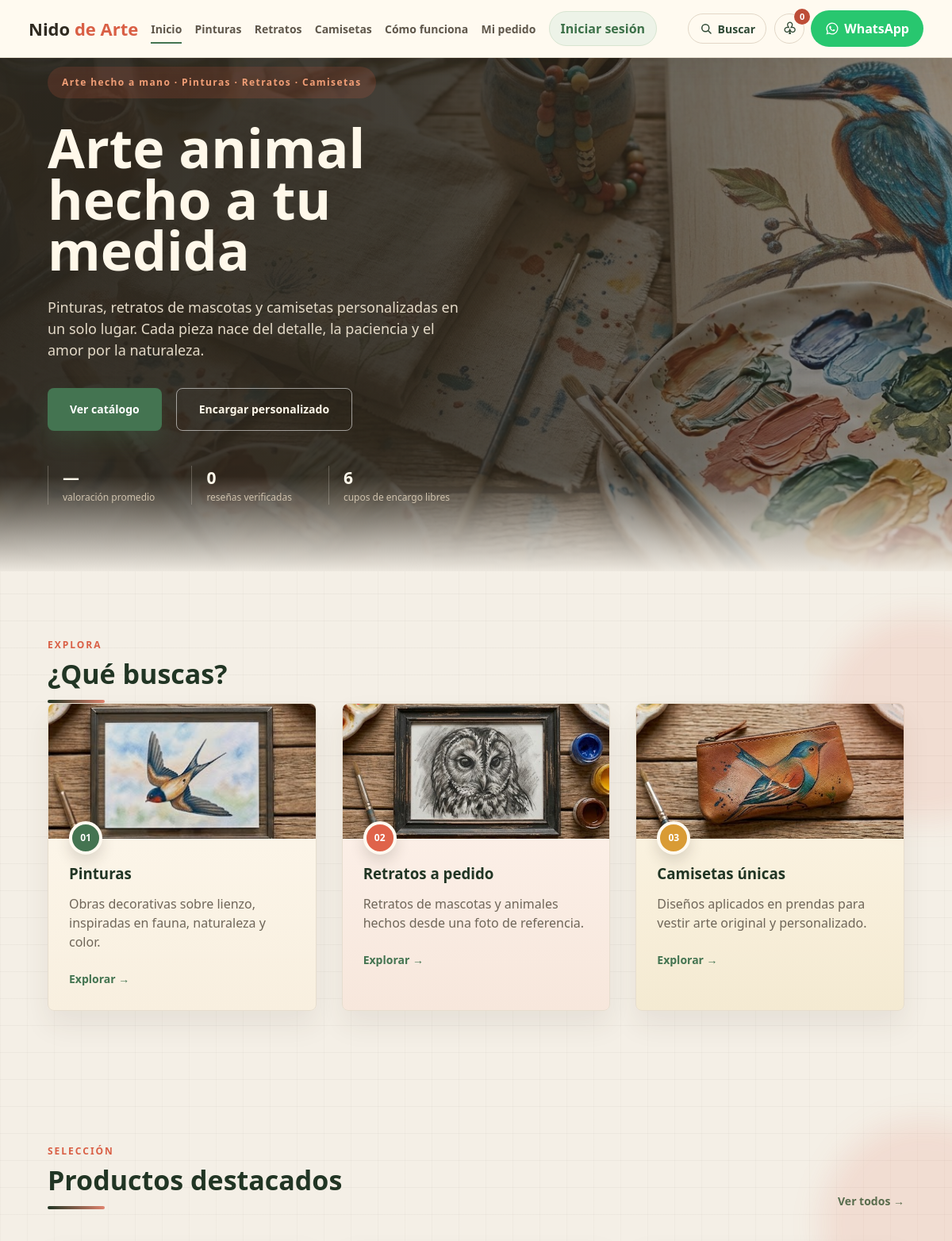
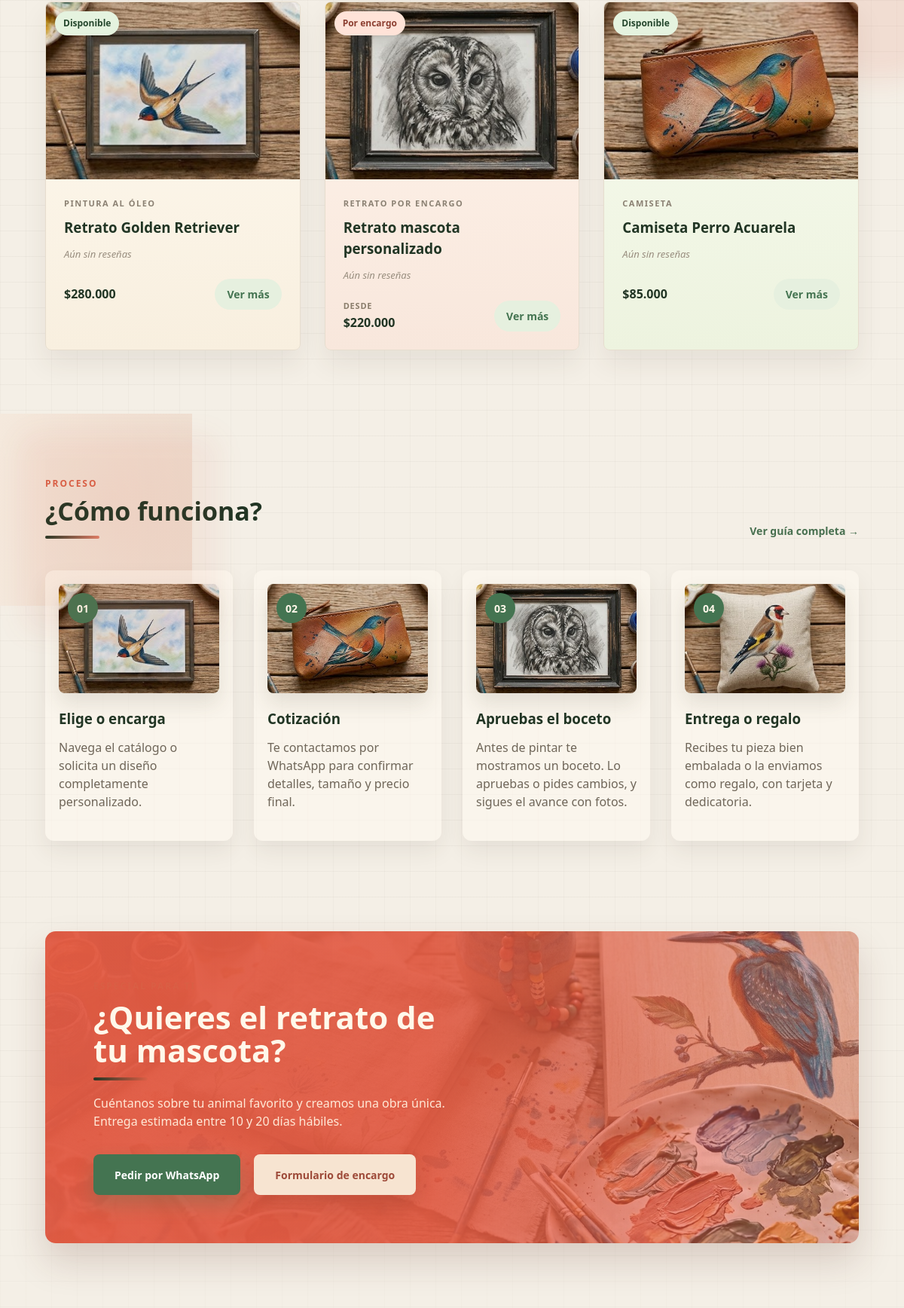
The page / (upper part) on the database its author committed (2 pictures, top to bottom).
### tables this page shows
CREATE TABLE IF NOT EXISTS configuracion (
  clave VARCHAR(50) PRIMARY KEY,
  valor VARCHAR(255) NOT NULL
);

CREATE TABLE IF NOT EXISTS productos (
  id INT AUTO_INCREMENT PRIMARY KEY,
  nombre VARCHAR(120) NOT NULL,
  categoria ENUM('pinturas','retratos','camisetas') NOT NULL,
  tipo VARCHAR(80) NOT NULL,
  descripcion TEXT NULL,
  precio DECIMAL(10,2) NOT NULL DEFAULT 0,
  imagen VARCHAR(255) NOT NULL,
  estado ENUM('disponible','encargo','agotado') NOT NULL DEFAULT 'disponible',
  destacado TINYINT(1) NOT NULL DEFAULT 0,
  activo TINYINT(1) NOT NULL DEFAULT 1,
  orden INT NOT NULL DEFAULT 0,
  fecha_creacion TIMESTAMP DEFAULT CURRENT_TIMESTAMP,
  UNIQUE KEY uq_producto_nombre (nombre)
);

### include/resenas.php (called while the page is built, shortened)
<?php
function obtenerValoracionesProductos(): array
{
    static $valoraciones = null;
    if ($valoraciones !== null) {
        return $valoraciones;
    }
    $valoraciones = [];
    try {
        $db = conectarDB();
        $stmt = $db->prepare('SELECT r.estrellas, p.productos FROM resenas r INNER JOIN pedidos p ON p.id = r.pedido_id');
        $stmt->execute();
        $resultado = $stmt->get_result();
        $sumas = [];
    } catch (Throwable $error) {
    }
    return $valoraciones;
}
function obtenerResumenResenas(): array
{
    try {
        $db = conectarDB();
        $stmt = $db->prepare('SELECT AVG(estrellas) AS promedio, COUNT(*) AS total FROM resenas');
        $stmt->execute();
        $fila = $stmt->get_result()->fetch_assoc();
        $total = (int) ($fila['total'] ?? 0);
        return ['promedio' => $total ? (float) $fila['promedio'] : null, 'total' => $total];
    } catch (Throwable $error) {
        return ['promedio' => null, 'total' => 0];
    }
}

### include/pedidos.php (called while the page is built, shortened)
<?php
function obtenerCupoEncargos(mysqli $db, bool $bloquear = false): int
{
    $stmt = $db->prepare("SELECT valor FROM configuracion WHERE clave = 'cupo_encargos'" . ($bloquear ? ' FOR UPDATE' : ''));
    $stmt->execute();
    $fila = $stmt->get_result()->fetch_assoc();
    return min(CUPO_ENCARGOS_MAXIMO, (int) $fila['valor']);
}
function estadoCupoEncargos(mysqli $db, bool $bloquear = false): array
{
    $cupo = obtenerCupoEncargos($db, $bloquear);
    $ocupados = (int) $db->query("SELECT COUNT(*) AS total FROM pedidos WHERE estado IN ('nuevo', 'en_proceso')")->fetch_assoc()['total'];
    return [
        'cupo' => $cupo,
        'ocupados' => $ocupados,
        'disponibles' => max(0, $cupo - $ocupados),
        'lleno' => $ocupados >= $cupo,
    ];
}
function estadoCupoPublico(): ?array
{
    static $consultado = false, $estado = null;
    if (!$consultado) {
        try {
            $db = conectarDB();
            $estado = estadoCupoEncargos($db);
        } catch (Throwable $error) {
            $estado = null;
        }
    }
    return $estado;
}

### include/productos.php (the view, shortened to what this page needs)
<?php
require_once __DIR__ . '/resenas.php';
function obtenerProductosDestacados(int $limite = 3): array
{
    try {
        $db = conectarDB();
        $stmt = $db->prepare('SELECT * FROM productos WHERE activo = 1 AND destacado = 1 ORDER BY orden ASC, id ASC LIMIT ?');
        $stmt->bind_param('i', $limite);
        $stmt->execute();
        return $stmt->get_result()->fetch_all(MYSQLI_ASSOC);
    } catch (Throwable $error) {
        return array_slice(array_values(array_filter(productosBase(), static fn(array $producto): bool => (bool) $producto['destacado'])), 0, $limite);
    }
}
function etiquetaEstadoProducto(array $producto): string
{
    return match ($producto['estado']) {
        'encargo' => 'Por encargo',
        'agotado' => 'Agotado',
        default => 'Disponible',
    };
}
function claseEstadoProducto(array $producto): string
{
    return match ($producto['estado']) {
        'disponible' => 'available',
        default => 'custom',
    };
}
function renderizarTarjetaProducto(array $producto, bool $enlaceCategoria = false): void
{
    $nombre = htmlspecialchars($producto['nombre']);
    $tipo = htmlspecialchars($producto['tipo']);
    $imagen = htmlspecialchars($producto['imagen']);
    $estado = htmlspecialchars(etiquetaEstadoProducto($producto));
    $claseEstado = htmlspecialchars(claseEstadoProducto($producto));
    $valoracion = obtenerValoracionesProductos()[(int) $producto['id']] ?? null;
    $precio = '$' . number_format((float) $producto['precio'], 0, ',', '.');
    $prefijoPrecio = $producto['estado'] === 'encargo' ? '<small>Desde</small>' : '';
    $deshabilitado = $producto['estado'] === 'agotado' ? ' disabled' : '';
    $textoBoton = $producto['estado'] === 'agotado' ? 'Agotado' : ($producto['estado'] === 'encargo' ? 'Encargar' : 'Añadir');
    $urlCategoria = BASE_URL . $producto['categoria'] . '.php';
    ?>
    <article class="product-card">
        <div class="product-image">
            <span class="badge <?= $claseEstado ?>"><?= $estado ?></span>
            <img src="<?= BASE_URL . $imagen ?>" alt="<?= $nombre ?>">
        </div>
        <div class="product-body">
            <span><?= $tipo ?></span>
            <h3><?= $nombre ?></h3>
            <?php if ($valoracion): ?>
                <?php $promedio = number_format($valoracion['promedio'], 1, ',', ''); ?>
                <p class="rating" aria-label="Valoración <?= $promedio ?> de 5, <?= $valoracion['total'] ?> <?= $valoracion['total'] === 1 ? 'reseña' : 'reseñas' ?>"><span aria-hidden="true"><?= estrellasTexto($valoracion['promedio']) ?></span> <?= $promedio ?> <small>(<?= $valoracion['total'] ?>)</small></p>
            <?php else: ?>
                <p class="rating rating-empty">Aún sin reseñas</p>
            <?php endif; ?>
            <div class="product-footer">
                <strong class="product-price"><?= $prefijoPrecio ?><?= $precio ?></strong>
                <?php if ($enlaceCategoria): ?>
                    <a href="<?= $urlCategoria ?>">Ver más</a>
                <?php else: ?>
                    <button class="add-to-cart" data-id="<?= (int) $producto['id'] ?>" data-product="<?= $nombre ?>" data-category="<?= $tipo ?>" data-price="<?= (float) $producto['precio'] ?>" data-image="<?= $imagen ?>"<?= $deshabilitado ?>><?= $textoBoton ?></button>
                <?php endif; ?>
            </div>
        </div>
    </article>
    <?php
}

### index.php (shortened to what this page needs)
<?php
require __DIR__ . '/include/productos.php';
require __DIR__ . '/include/pedidos.php';
$productosDestacados = obtenerProductosDestacados(3);
$resumenResenas = obtenerResumenResenas();
$cupo = estadoCupoPublico();
?>
<main class="home-page">
    <section class="hero">
        <div class="overlay"></div>
        <div class="container hero-layout">
            <div class="hero-content">
                <span class="tagline">Arte hecho a mano · Pinturas · Retratos · Camisetas</span>
                <h1>Arte animal hecho a tu medida</h1>
                <p>Pinturas, retratos de mascotas y camisetas personalizadas en un solo lugar. Cada pieza nace del detalle, la paciencia y el amor por la naturaleza.</p>
                <div class="hero-actions">
                    <a href="#catalogo" class="hero-btn hero-btn-primary">Ver catálogo</a>
                    <a href="#personalizar" class="hero-btn hero-btn-outline">Encargar personalizado</a>
                </div>
                <div class="hero-stats">
                    <div>
                        <strong><?= $resumenResenas['promedio'] !== null ? number_format($resumenResenas['promedio'], 1, ',', '') . ' ★' : '—' ?></strong>
                        <span>valoración promedio</span>
                    </div>
                    <div>
                        <strong><?= $resumenResenas['total'] ?></strong>
                        <span><?= $resumenResenas['total'] === 1 ? 'reseña verificada' : 'reseñas verificadas' ?></span>
                    </div>
                    <div>
                        <?php if (!$cupo): ?>
                            <strong>—</strong>
                            <span>cupos de encargo libres</span>
                        <?php elseif ($cupo['lleno']): ?>
                            <strong>Llena</strong>
                            <span>agenda de encargos</span>
                        <?php else: ?>
                            <strong><?= $cupo['disponibles'] ?></strong>
                            <span><?= $cupo['disponibles'] === 1 ? 'cupo de encargo libre' : 'cupos de encargo libres' ?></span>
                        <?php endif; ?>
                    </div>
                </div>
            </div>
        </div>
    </section>
    <section class="home-section" id="catalogo">
        <div class="container">
            <span class="section-kicker">Explora</span>
            <h2>¿Qué buscas?</h2>
            <div class="category-grid">
                <article class="category-card" id="pinturas">
                    <img src="<?php echo BASE_URL; ?>assets/imagenes/productos/cuadro-golondrina.png" alt="Pintura artística de golondrina">
                    <div class="category-body">
                        <span class="category-icon">01</span>
                        <h3>Pinturas</h3>
                        <p>Obras decorativas sobre lienzo, inspiradas en fauna, naturaleza y color.</p>
                        <a href="<?php echo BASE_URL; ?>pinturas.php">Explorar</a>
                    </div>
                </article>
                <article class="category-card" id="retratos">
                    <img src="<?php echo BASE_URL; ?>assets/imagenes/productos/cuadro-buho.png" alt="Retrato artístico de búho">
                    <div class="category-body">
                        <span class="category-icon">02</span>
                        <h3>Retratos a pedido</h3>
                        <p>Retratos de mascotas y animales hechos desde una foto de referencia.</p>
                        <a href="<?php echo BASE_URL; ?>retratos.php">Explorar</a>
                    </div>
                </article>
                <article class="category-card" id="camisetas">
                    <img src="<?php echo BASE_URL; ?>assets/imagenes/productos/estuche-azulejo-2.png" alt="Producto con ilustración de ave">
                    <div class="category-body">
                        <span class="category-icon">03</span>
                        <h3>Camisetas únicas</h3>
                        <p>Diseños aplicados en prendas para vestir arte original y personalizado.</p>
                        <a href="<?php echo BASE_URL; ?>camisetas.php">Explorar</a>
                    </div>
                </article>
            </div>
        </div>
    </section>
    <section class="home-section featured-section" id="productos">
        <div class="container">
            <div class="section-heading-row">
                <div>
                    <span class="section-kicker">Selección</span>
                    <h2>Productos destacados</h2>
                </div>
                <a href="#catalogo" class="section-link">Ver todos</a>
            </div>
            <div class="product-grid">
                <?php foreach ($productosDestacados as $producto): ?>
                    <?php renderizarTarjetaProducto($producto, true); ?>
                <?php endforeach; ?>
            </div>
        </div>
    </section>
    <section class="home-section process-section" id="funciona">
        <div class="container">
            <div class="section-heading-row">
                <div>
                    <span class="section-kicker">Proceso</span>
                    <h2>¿Cómo funciona?</h2>
                </div>
                <a href="<?php echo BASE_URL; ?>como-funciona.php" class="section-link">Ver guía completa</a>
            </div>
            <div class="steps-grid">
                <article>
                    <img src="<?php echo BASE_URL; ?>assets/imagenes/productos/cuadro-golondrina.png" alt="Ilustración de golondrina para elegir tu pieza">
                    <span>01</span>
                    <h3>Elige o encarga</h3>
                    <p>Navega el catálogo o solicita un diseño completamente personalizado.</p>
                </article>
                <article>
                    <img src="<?php echo BASE_URL; ?>assets/imagenes/productos/estuche-azulejo.png" alt="Ilustración de ave para cotización personalizada">
                    <span>02</span>
                    <h3>Cotización</h3>
                    <p>Te contactamos por WhatsApp para confirmar detalles, tamaño y precio final.</p>
                </article>
                <article>
                    <img src="<?php echo BASE_URL; ?>assets/imagenes/productos/cuadro-buho.png" alt="Ilustración de búho para la aprobación del boceto">
                    <span>03</span>
                    <h3>Apruebas el boceto</h3>
                    <p>Antes de pintar te mostramos un boceto. Lo apruebas o pides cambios, y sigues el avance con fotos.</p>
                </article>
                <article>
                    <img src="<?php echo BASE_URL; ?>assets/imagenes/productos/cojin-jilguero.png" alt="Ilustración de jilguero para la entrega o el regalo">
                    <span>04</span>
                    <h3>Entrega o regalo</h3>
                    <p>Recibes tu pieza bien embalada o la enviamos como regalo, con tarjeta y dedicatoria.</p>
                </article>
            </div>
        </div>
    </section>
    <section class="custom-order container" id="personalizar">
        <div>
            <span class="section-kicker">Especial para ti</span>
            <h2>¿Quieres el retrato de tu mascota?</h2>
            <p>Cuéntanos sobre tu animal favorito y creamos una obra única. Entrega estimada entre 10 y 20 días hábiles.</p>
            <div class="hero-actions">
                <a target="_blank" rel="noopener" href="https://wa.me/573184597719" class="hero-btn hero-btn-primary">Pedir por WhatsApp</a>
                <a href="<?php echo BASE_URL; ?>contacto.php" class="hero-btn hero-btn-light">Formulario de encargo</a>
            </div>
        </div>
    </section>
</main>
<?php
include 'include/templates/footer.php';
?>

### assets/css/base/global.css (style rules this page uses)
html, body { background-color:#050505; background-image: linear-gradient(rgba(255,255,255,.035) 1px, transparent 1px), linear-gradient(90deg, rgba(255,255,255,.035) 1px, transparent 1px), url('../../imagenes/137042075-grid-square-graph-line-full-page-on-black-paper-background-paper-grid-square-graph-line-texture-of.jpg'); background-size:32px 32px; background-attachment:fixed; }
body { color:#fff; line-height:1.5; }
body::before { content:""; position:fixed; inset:0; pointer-events:none; background:radial-gradient(circle at top, rgba(0,208,132,.05), transparent 35%); z-index:-1; }
a { color:inherit; text-decoration:none; transition:.35s; }
img { width:100%; display:block; transition:.5s; }
section { padding:110px 0; }
section h2 { text-align:center; font-size:58px; font-weight:900; margin-bottom:15px; text-shadow:0 0 14px rgba(255,255,255,.2); animation:slideDownSoft 1.2s ease; }
.container { width:90%; max-width:1200px; margin:auto; }

### rows shown on the page
configuracion: valor "6"
productos: estado "Disponible", imagen (picture), tipo "PINTURA AL ÓLEO", nombre "Retrato Golden Retriever", precio "$280.000"
productos: estado "Por encargo", imagen (picture), tipo "RETRATO POR ENCARGO", nombre "Retrato mascota personalizado", shows "DESDE", precio "$220.000"
productos: estado "Disponible", imagen (picture), tipo "CAMISETA", nombre "Camiseta Perro Acuarela", precio "$85.000"

### other values the page prints
$resumenResenas['total'] "0"
